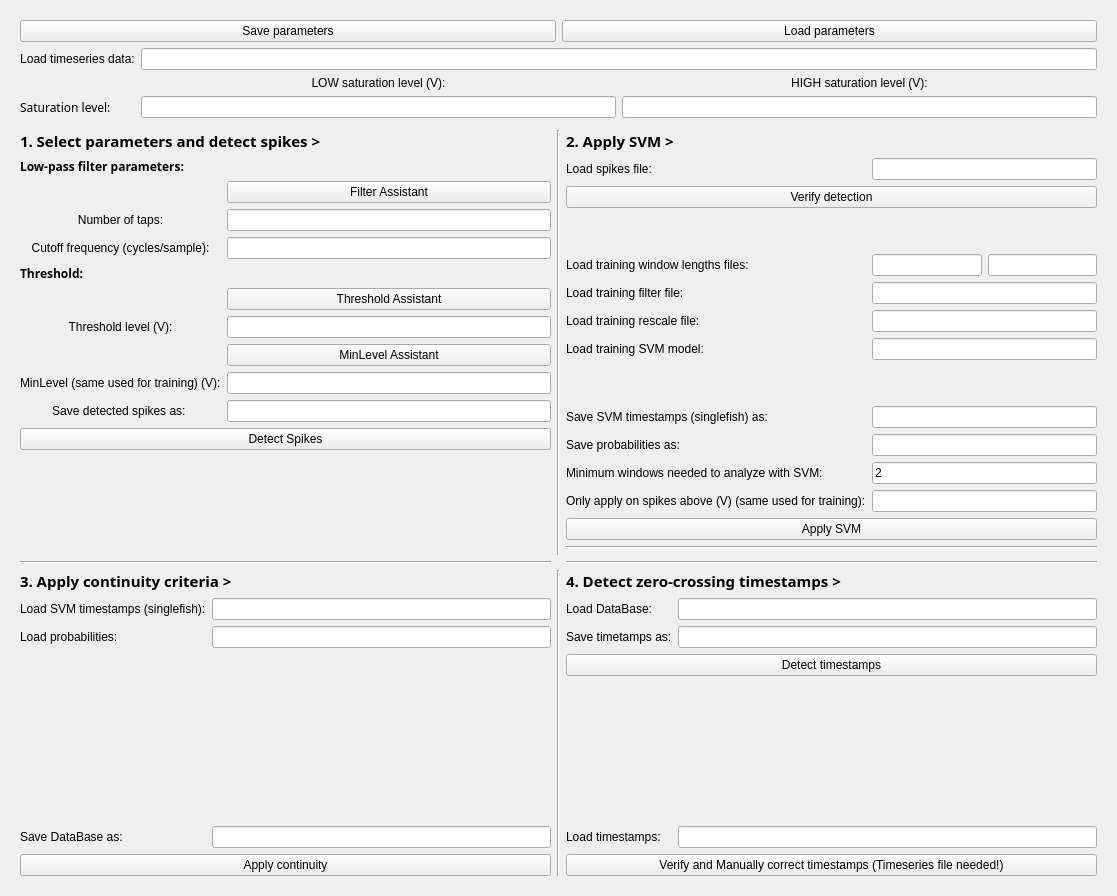
<?xml version="1.0" encoding="UTF-8"?>
<ui version="4.0">
 <class>discriminateWindow</class>
 <widget class="QWidget" name="discriminateWindow">
  <property name="windowModality">
   <enum>Qt::WindowModal</enum>
  </property>
  <property name="geometry">
   <rect>
    <x>0</x>
    <y>0</y>
    <width>1117</width>
    <height>896</height>
   </rect>
  </property>
  <property name="sizePolicy">
   <sizepolicy hsizetype="Expanding" vsizetype="Expanding">
    <horstretch>0</horstretch>
    <verstretch>0</verstretch>
   </sizepolicy>
  </property>
  <property name="windowTitle">
   <string>gymnotools - Discriminate</string>
  </property>
  <layout class="QGridLayout" name="gridLayout" rowstretch="0" columnstretch="0">
   <item row="0" column="0">
    <widget class="QScrollArea" name="scrollArea">
     <property name="frameShape">
      <enum>QFrame::NoFrame</enum>
     </property>
     <property name="widgetResizable">
      <bool>true</bool>
     </property>
     <property name="alignment">
      <set>Qt::AlignCenter</set>
     </property>
     <widget class="QWidget" name="scrollAreaWidgetContents">
      <property name="geometry">
       <rect>
        <x>0</x>
        <y>0</y>
        <width>1099</width>
        <height>878</height>
       </rect>
      </property>
      <layout class="QGridLayout" name="gridLayout_2">
       <item row="3" column="1" rowspan="3">
        <widget class="Line" name="line_2">
         <property name="orientation">
          <enum>Qt::Vertical</enum>
         </property>
        </widget>
       </item>
       <item row="3" column="2">
        <layout class="QVBoxLayout" name="step2Layout" stretch="0,0">
         <item>
          <widget class="ClickQLabel" name="step2TitleLabel">
           <property name="font">
            <font>
             <family>Sans Serif</family>
             <pointsize>11</pointsize>
             <weight>75</weight>
             <bold>true</bold>
            </font>
           </property>
           <property name="text">
            <string>2. Apply SVM &gt;</string>
           </property>
          </widget>
         </item>
         <item>
          <layout class="QGridLayout" name="step2ParametersLayout">
           <item row="8" column="1" colspan="2">
            <widget class="ClickQLineEdit" name="saveSinglefishLineEdit"/>
           </item>
           <item row="7" column="0" colspan="3">
            <spacer name="verticalSpacer">
             <property name="orientation">
              <enum>Qt::Vertical</enum>
             </property>
             <property name="sizeHint" stdset="0">
              <size>
               <width>20</width>
               <height>40</height>
              </size>
             </property>
            </spacer>
           </item>
           <item row="0" column="0">
            <widget class="QLabel" name="loadSpikesLabel">
             <property name="text">
              <string>Load spikes file:</string>
             </property>
            </widget>
           </item>
           <item row="1" column="0" colspan="3">
            <widget class="QPushButton" name="verifySpikesBut">
             <property name="text">
              <string>Verify detection</string>
             </property>
            </widget>
           </item>
           <item row="8" column="0">
            <widget class="QLabel" name="saveSinglefishLabel">
             <property name="text">
              <string>Save SVM timestamps (singlefish) as:</string>
             </property>
            </widget>
           </item>
           <item row="6" column="0">
            <widget class="QLabel" name="loadSVMModelLabel">
             <property name="text">
              <string>Load training SVM model:</string>
             </property>
            </widget>
           </item>
           <item row="9" column="0">
            <widget class="QLabel" name="saveProbLabel">
             <property name="text">
              <string>Save probabilities as:</string>
             </property>
            </widget>
           </item>
           <item row="5" column="0">
            <widget class="QLabel" name="loadRescaleLabel">
             <property name="text">
              <string>Load training rescale file:</string>
             </property>
            </widget>
           </item>
           <item row="4" column="0">
            <widget class="QLabel" name="loadFilterLabel">
             <property name="text">
              <string>Load training filter file:</string>
             </property>
            </widget>
           </item>
           <item row="3" column="0">
            <widget class="QLabel" name="loadWinlenLabel">
             <property name="text">
              <string>Load training window lengths files:</string>
             </property>
            </widget>
           </item>
           <item row="3" column="1">
            <widget class="ClickQLineEdit" name="loadWinlen1LineEdit"/>
           </item>
           <item row="3" column="2">
            <widget class="ClickQLineEdit" name="loadWinlen2LineEdit"/>
           </item>
           <item row="4" column="1" colspan="2">
            <widget class="ClickQLineEdit" name="loadFilterLineEdit"/>
           </item>
           <item row="5" column="1" colspan="2">
            <widget class="ClickQLineEdit" name="loadRescaleLineEdit"/>
           </item>
           <item row="6" column="1" colspan="2">
            <widget class="ClickQLineEdit" name="loadSVMModelLineEdit">
             <property name="text">
              <string/>
             </property>
            </widget>
           </item>
           <item row="9" column="1" colspan="2">
            <widget class="ClickQLineEdit" name="saveProbLineEdit"/>
           </item>
           <item row="2" column="0" colspan="3">
            <spacer name="verticalSpacer_2">
             <property name="orientation">
              <enum>Qt::Vertical</enum>
             </property>
             <property name="sizeHint" stdset="0">
              <size>
               <width>20</width>
               <height>40</height>
              </size>
             </property>
            </spacer>
           </item>
           <item row="12" column="0" colspan="3">
            <widget class="QPushButton" name="applySVMBut">
             <property name="text">
              <string>Apply SVM</string>
             </property>
            </widget>
           </item>
           <item row="0" column="1" colspan="2">
            <widget class="ClickQLineEdit" name="loadSpikesLineEdit"/>
           </item>
           <item row="10" column="0">
            <widget class="QLabel" name="minWinLabel">
             <property name="text">
              <string>Minimum windows needed to analyze with SVM:</string>
             </property>
            </widget>
           </item>
           <item row="10" column="1" colspan="2">
            <widget class="QLineEdit" name="minWinLineEdit">
             <property name="text">
              <string>2</string>
             </property>
            </widget>
           </item>
           <item row="11" column="0">
            <widget class="QLabel" name="onlyAboveLabel">
             <property name="text">
              <string>Only apply on spikes above (V) (same used for training):</string>
             </property>
            </widget>
           </item>
           <item row="11" column="1" colspan="2">
            <widget class="QLineEdit" name="onlyAboveLineEdit"/>
           </item>
          </layout>
         </item>
        </layout>
       </item>
       <item row="3" column="0" rowspan="3">
        <layout class="QVBoxLayout" name="step1Layout" stretch="0,0">
         <item>
          <widget class="ClickQLabel" name="step1TitleLabel">
           <property name="font">
            <font>
             <family>Sans Serif</family>
             <pointsize>11</pointsize>
             <weight>75</weight>
             <bold>true</bold>
            </font>
           </property>
           <property name="text">
            <string>1. Select parameters and detect spikes &gt;</string>
           </property>
          </widget>
         </item>
         <item>
          <layout class="QGridLayout" name="step1ParametersLayout">
           <item row="8" column="0">
            <widget class="QLabel" name="minlevelLabel">
             <property name="text">
              <string>MinLevel (same used for training) (V):</string>
             </property>
            </widget>
           </item>
           <item row="2" column="0">
            <widget class="QLabel" name="tapsLabel">
             <property name="text">
              <string>Number of taps:</string>
             </property>
             <property name="alignment">
              <set>Qt::AlignCenter</set>
             </property>
            </widget>
           </item>
           <item row="9" column="1">
            <widget class="ClickQLineEdit" name="saveSpikesLineEdit"/>
           </item>
           <item row="11" column="0" colspan="2">
            <spacer name="verticalSpacer_5">
             <property name="orientation">
              <enum>Qt::Vertical</enum>
             </property>
             <property name="sizeHint" stdset="0">
              <size>
               <width>20</width>
               <height>40</height>
              </size>
             </property>
            </spacer>
           </item>
           <item row="2" column="1">
            <widget class="QLineEdit" name="tapsLineEdit">
             <property name="text">
              <string/>
             </property>
            </widget>
           </item>
           <item row="1" column="1">
            <widget class="QPushButton" name="filterAssistBut">
             <property name="text">
              <string>Filter Assistant</string>
             </property>
            </widget>
           </item>
           <item row="6" column="0">
            <widget class="QLabel" name="thresholdLevelLabel">
             <property name="text">
              <string>Threshold level (V):</string>
             </property>
             <property name="alignment">
              <set>Qt::AlignCenter</set>
             </property>
            </widget>
           </item>
           <item row="0" column="0">
            <widget class="QLabel" name="filterLabel">
             <property name="font">
              <font>
               <family>Sans Serif</family>
               <weight>75</weight>
               <bold>true</bold>
              </font>
             </property>
             <property name="text">
              <string>Low-pass filter parameters:</string>
             </property>
            </widget>
           </item>
           <item row="5" column="1">
            <widget class="QPushButton" name="thresholdAssistBut">
             <property name="text">
              <string>Threshold Assistant</string>
             </property>
            </widget>
           </item>
           <item row="4" column="0">
            <widget class="QLabel" name="thresholdLabel">
             <property name="font">
              <font>
               <family>Sans Serif</family>
               <weight>75</weight>
               <bold>true</bold>
              </font>
             </property>
             <property name="text">
              <string>Threshold:</string>
             </property>
            </widget>
           </item>
           <item row="10" column="0" colspan="2">
            <widget class="QPushButton" name="detectSpikesBut">
             <property name="text">
              <string>Detect Spikes</string>
             </property>
            </widget>
           </item>
           <item row="3" column="0">
            <widget class="QLabel" name="cutoffLabel">
             <property name="text">
              <string>Cutoff frequency (cycles/sample):</string>
             </property>
             <property name="alignment">
              <set>Qt::AlignCenter</set>
             </property>
            </widget>
           </item>
           <item row="9" column="0">
            <widget class="QLabel" name="saveSpikesLabel">
             <property name="text">
              <string>Save detected spikes as: </string>
             </property>
             <property name="alignment">
              <set>Qt::AlignCenter</set>
             </property>
            </widget>
           </item>
           <item row="6" column="1">
            <widget class="QLineEdit" name="thresholdLevelLineEdit"/>
           </item>
           <item row="8" column="1">
            <widget class="QLineEdit" name="minlevelLineEdit"/>
           </item>
           <item row="3" column="1">
            <widget class="QLineEdit" name="cutoffLineEdit">
             <property name="text">
              <string/>
             </property>
            </widget>
           </item>
           <item row="7" column="1">
            <widget class="QPushButton" name="minlevelAssistBut">
             <property name="text">
              <string>MinLevel Assistant</string>
             </property>
            </widget>
           </item>
          </layout>
         </item>
        </layout>
       </item>
       <item row="7" column="0">
        <layout class="QVBoxLayout" name="step3Layout" stretch="0,0">
         <item>
          <widget class="ClickQLabel" name="step3TitleLabel">
           <property name="font">
            <font>
             <family>Sans Serif</family>
             <pointsize>11</pointsize>
             <weight>75</weight>
             <bold>true</bold>
            </font>
           </property>
           <property name="text">
            <string>3. Apply continuity criteria &gt;</string>
           </property>
          </widget>
         </item>
         <item>
          <layout class="QGridLayout" name="step3ParametersLayout">
           <item row="1" column="1">
            <widget class="ClickQLineEdit" name="loadProbLineEdit"/>
           </item>
           <item row="3" column="0">
            <widget class="QLabel" name="saveDBLabel">
             <property name="text">
              <string>Save DataBase as:</string>
             </property>
            </widget>
           </item>
           <item row="3" column="1">
            <widget class="ClickQLineEdit" name="saveDBLineEdit"/>
           </item>
           <item row="1" column="0">
            <widget class="QLabel" name="loadProbLabel">
             <property name="text">
              <string>Load probabilities:</string>
             </property>
            </widget>
           </item>
           <item row="2" column="0" colspan="2">
            <spacer name="verticalSpacer_3">
             <property name="orientation">
              <enum>Qt::Vertical</enum>
             </property>
             <property name="sizeHint" stdset="0">
              <size>
               <width>20</width>
               <height>40</height>
              </size>
             </property>
            </spacer>
           </item>
           <item row="0" column="0">
            <widget class="QLabel" name="loadSinglefishLabel">
             <property name="text">
              <string>Load SVM timestamps (singlefish):</string>
             </property>
            </widget>
           </item>
           <item row="0" column="1">
            <widget class="ClickQLineEdit" name="loadSinglefishLineEdit"/>
           </item>
           <item row="4" column="0" colspan="2">
            <widget class="QPushButton" name="applyContinuityBut">
             <property name="text">
              <string>Apply continuity</string>
             </property>
            </widget>
           </item>
          </layout>
         </item>
        </layout>
       </item>
       <item row="2" column="0">
        <widget class="Line" name="line_3">
         <property name="orientation">
          <enum>Qt::Vertical</enum>
         </property>
        </widget>
       </item>
       <item row="4" column="2">
        <widget class="Line" name="line_6">
         <property name="orientation">
          <enum>Qt::Horizontal</enum>
         </property>
        </widget>
       </item>
       <item row="5" column="2">
        <widget class="KPixmapRegionSelectorWidget" name="logoPixMap">
         <property name="pixmap">
          <pixmap>../../../Dropbox/LogoClaro_comLogo_w580.png</pixmap>
         </property>
        </widget>
       </item>
       <item row="6" column="0">
        <widget class="Line" name="line">
         <property name="orientation">
          <enum>Qt::Horizontal</enum>
         </property>
        </widget>
       </item>
       <item row="6" column="2">
        <widget class="Line" name="line_5">
         <property name="orientation">
          <enum>Qt::Horizontal</enum>
         </property>
        </widget>
       </item>
       <item row="7" column="1">
        <widget class="Line" name="line_4">
         <property name="orientation">
          <enum>Qt::Vertical</enum>
         </property>
        </widget>
       </item>
       <item row="7" column="2">
        <layout class="QVBoxLayout" name="step4Layout">
         <item>
          <widget class="ClickQLabel" name="step4TitleLabel">
           <property name="font">
            <font>
             <family>Sans Serif</family>
             <pointsize>11</pointsize>
             <weight>75</weight>
             <italic>false</italic>
             <bold>true</bold>
            </font>
           </property>
           <property name="text">
            <string>4. Detect zero-crossing timestamps &gt;</string>
           </property>
           <property name="alignment">
            <set>Qt::AlignLeading|Qt::AlignLeft|Qt::AlignTop</set>
           </property>
          </widget>
         </item>
         <item>
          <layout class="QGridLayout" name="step4ParametersLayout">
           <item row="1" column="0">
            <widget class="QLabel" name="saveTimestampsLabel">
             <property name="text">
              <string>Save timetamps as:</string>
             </property>
            </widget>
           </item>
           <item row="0" column="1">
            <widget class="ClickQLineEdit" name="loadDBLineEdit"/>
           </item>
           <item row="4" column="1">
            <widget class="ClickQLineEdit" name="loadTimestampsLineEdit"/>
           </item>
           <item row="1" column="1">
            <widget class="ClickQLineEdit" name="saveTimestampsLineEdit"/>
           </item>
           <item row="0" column="0">
            <widget class="QLabel" name="loadDBLabel">
             <property name="text">
              <string>Load DataBase:</string>
             </property>
            </widget>
           </item>
           <item row="4" column="0">
            <widget class="QLabel" name="loadTimestampsLabel">
             <property name="text">
              <string>Load timestamps:</string>
             </property>
            </widget>
           </item>
           <item row="5" column="0" colspan="2">
            <widget class="QPushButton" name="verifyCorrectTimestampsBut">
             <property name="text">
              <string>Verify and Manually correct timestamps (Timeseries file needed!)</string>
             </property>
            </widget>
           </item>
           <item row="2" column="0" colspan="2">
            <widget class="QPushButton" name="detectTimestampsBut">
             <property name="text">
              <string>Detect timestamps</string>
             </property>
            </widget>
           </item>
           <item row="3" column="0" colspan="2">
            <spacer name="verticalSpacer_4">
             <property name="orientation">
              <enum>Qt::Vertical</enum>
             </property>
             <property name="sizeHint" stdset="0">
              <size>
               <width>20</width>
               <height>40</height>
              </size>
             </property>
            </spacer>
           </item>
          </layout>
         </item>
        </layout>
       </item>
       <item row="1" column="0" colspan="3">
        <layout class="QGridLayout" name="gridLayout_6">
         <item row="1" column="1">
          <widget class="QLabel" name="lowSaturationLabel">
           <property name="text">
            <string>LOW saturation level (V):</string>
           </property>
           <property name="alignment">
            <set>Qt::AlignCenter</set>
           </property>
          </widget>
         </item>
         <item row="2" column="0">
          <widget class="QLabel" name="saturationLabel">
           <property name="font">
            <font>
             <family>Sans Serif</family>
             <weight>50</weight>
             <bold>false</bold>
            </font>
           </property>
           <property name="text">
            <string>Saturation level:</string>
           </property>
          </widget>
         </item>
         <item row="2" column="1">
          <widget class="QLineEdit" name="lowSaturationLineEdit"/>
         </item>
         <item row="1" column="2">
          <widget class="QLabel" name="highSaturationLabel">
           <property name="text">
            <string>HIGH saturation level (V):</string>
           </property>
           <property name="alignment">
            <set>Qt::AlignCenter</set>
           </property>
          </widget>
         </item>
         <item row="2" column="2">
          <widget class="QLineEdit" name="highSaturationLineEdit"/>
         </item>
         <item row="0" column="0">
          <widget class="QLabel" name="loadTimeseriesLabel">
           <property name="text">
            <string>Load timeseries data:</string>
           </property>
           <property name="alignment">
            <set>Qt::AlignCenter</set>
           </property>
          </widget>
         </item>
         <item row="0" column="1" colspan="2">
          <widget class="ClickQLineEdit" name="loadTimeseriesLineEdit"/>
         </item>
        </layout>
       </item>
       <item row="0" column="0" colspan="3">
        <layout class="QHBoxLayout" name="saveLoadParametersLayout">
         <item>
          <widget class="QPushButton" name="saveParametersBut">
           <property name="text">
            <string>Save parameters</string>
           </property>
          </widget>
         </item>
         <item>
          <widget class="QPushButton" name="loadParametersBut">
           <property name="text">
            <string>Load parameters</string>
           </property>
          </widget>
         </item>
        </layout>
       </item>
      </layout>
     </widget>
    </widget>
   </item>
  </layout>
 </widget>
 <customwidgets>
  <customwidget>
   <class>KPixmapRegionSelectorWidget</class>
   <extends>QWidget</extends>
   <header>kpixmapregionselectorwidget.h</header>
  </customwidget>
  <customwidget>
   <class>ClickQLabel</class>
   <extends>QLabel</extends>
   <header>clickAux</header>
  </customwidget>
  <customwidget>
   <class>ClickQLineEdit</class>
   <extends>QLineEdit</extends>
   <header>clickAux</header>
  </customwidget>
 </customwidgets>
 <tabstops>
  <tabstop>scrollArea</tabstop>
  <tabstop>saveParametersBut</tabstop>
  <tabstop>loadParametersBut</tabstop>
  <tabstop>loadTimeseriesLineEdit</tabstop>
  <tabstop>lowSaturationLineEdit</tabstop>
  <tabstop>highSaturationLineEdit</tabstop>
  <tabstop>filterAssistBut</tabstop>
  <tabstop>tapsLineEdit</tabstop>
  <tabstop>cutoffLineEdit</tabstop>
  <tabstop>thresholdAssistBut</tabstop>
  <tabstop>thresholdLevelLineEdit</tabstop>
  <tabstop>saveSpikesLineEdit</tabstop>
  <tabstop>detectSpikesBut</tabstop>
  <tabstop>loadSpikesLineEdit</tabstop>
  <tabstop>verifySpikesBut</tabstop>
  <tabstop>loadWinlen1LineEdit</tabstop>
  <tabstop>loadWinlen2LineEdit</tabstop>
  <tabstop>loadFilterLineEdit</tabstop>
  <tabstop>loadRescaleLineEdit</tabstop>
  <tabstop>loadSVMModelLineEdit</tabstop>
  <tabstop>saveSinglefishLineEdit</tabstop>
  <tabstop>saveProbLineEdit</tabstop>
  <tabstop>minWinLineEdit</tabstop>
  <tabstop>applySVMBut</tabstop>
  <tabstop>loadSinglefishLineEdit</tabstop>
  <tabstop>loadProbLineEdit</tabstop>
  <tabstop>saveDBLineEdit</tabstop>
  <tabstop>applyContinuityBut</tabstop>
  <tabstop>loadDBLineEdit</tabstop>
  <tabstop>saveTimestampsLineEdit</tabstop>
  <tabstop>detectTimestampsBut</tabstop>
  <tabstop>loadTimestampsLineEdit</tabstop>
  <tabstop>verifyCorrectTimestampsBut</tabstop>
 </tabstops>
 <resources/>
 <connections/>
</ui>
